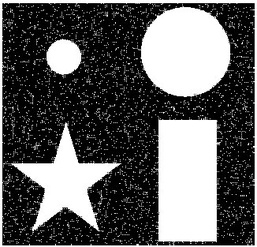
#> input picture image1.jpg, 257 x 247 px, shrunk from 326 x 313 before the run
$ jupyter execute cuaderno_ejemplo_correccion.ipynb
#> lines starting #> are read from the running program, lines starting #| are printed output that depends on the picture; after the words box and inside, x2 and y2 are one past the last pixel; in counts of white or black regions, pixels touching at a corner belong together
[cell 1]
import cv2
import matplotlib.pyplot as plt
import numpy as np

[cell 2]
img1 = cv2.imread('image1.jpg')
#> img1 is the input picture: shape (247, 257, 3); min 0, max 255, mean 95.9
img2 = cv2.imread('image2.jpg')
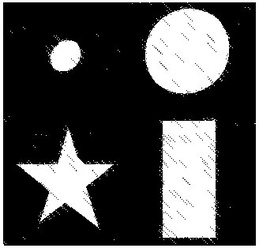
#> input picture image2.jpg, 259 x 248 px, shrunk from 328 x 314 before the run
#> img2 is the input picture: shape (248, 259, 3); min 0, max 255, mean 73.3

[cell 3]
hist1 = cv2.calcHist([img1], [0], None, [256], [0, 256])
#> hist1 = 256 values, max 14839 at index 255, min 3 at index 230, mean 248

plt.figure(figsize=(10, 5))
plt.plot(hist1, color='blue')
plt.title('Histograma de la imagen 1')
#> figure, not shown here; curve peaks at x = 255, y = 14839

[cell 4]
img1_gray = cv2.cvtColor(img1, cv2.COLOR_BGR2GRAY)
img2_gray = cv2.cvtColor(img2, cv2.COLOR_BGR2GRAY)
img1_binary = cv2.threshold(img1_gray, 127, 255, cv2.THRESH_BINARY)[1]
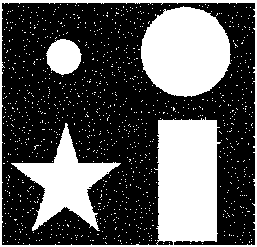
#> img1_binary: shape (247, 257); 34.9% white; 1093 white regions (1089 under 20 px), largest, box (x1, y1, x2, y2) and area: (0, 0, 257, 247) 9535, (141, 6, 231, 97) 6311, (11, 123, 121, 231) 4022, (46, 39, 82, 75) 959
img2_binary = cv2.threshold(img2_gray, 127, 255, cv2.THRESH_BINARY)[1]
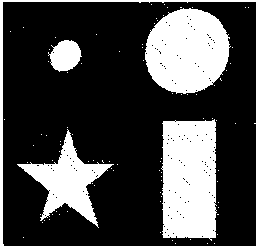
#> img2_binary: shape (248, 259); 28.4% white; 91 white regions (86 under 20 px), largest, box (x1, y1, x2, y2) and area: (161, 119, 217, 241) 6141, (145, 8, 231, 94) 5617, (17, 129, 114, 228) 3158, (0, 0, 259, 248) 2510, (48, 40, 82, 72) 752

[cell 5]
hist1_bin = cv2.calcHist([img1_binary], [0], None, [256], [0, 256])
#> hist1_bin = 256 values, max 41321 at index 0, min 0 at index 1, mean 248

plt.figure(figsize=(10, 5))
plt.plot(hist1_bin, color='blue')
plt.title('Histograma de la imagen 1 binaria')
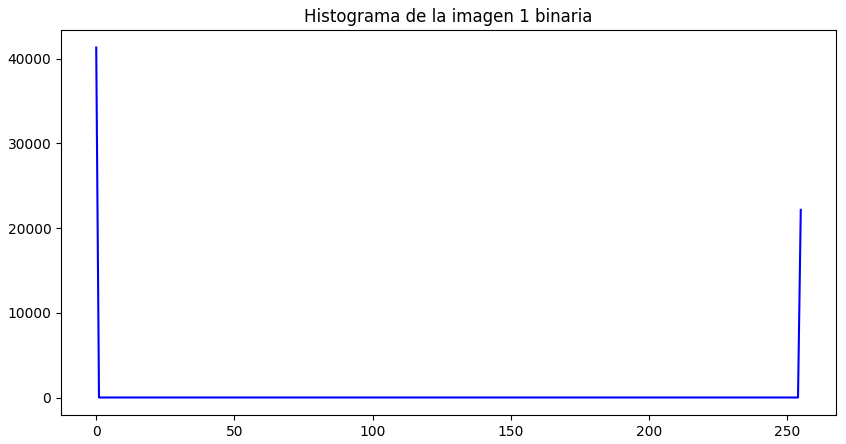
#> figure drawn by matplotlib, 1 panel; curve peaks at x = 0, y = 41321

[cell 6]
plt.figure(figsize=(10, 5))
plt.subplot(1, 2, 1)
plt.imshow(img1_binary, cmap='gray')
plt.title('Imagen 1 binaria')
plt.subplot(1, 2, 2)
plt.imshow(img2_binary, cmap='gray')
plt.title('Imagen 2 binaria')

[cell 7]
img1_erosion = cv2.erode(img1_binary, None, iterations=1)
#> img1_erosion: shape (247, 257); 28.7% white; 5 white regions, box (x1, y1, x2, y2) and area: (159, 121, 216, 241) 6749, (142, 8, 229, 96) 5941, (15, 128, 118, 229) 3456, (0, 0, 257, 247) 1261, (48, 40, 80, 74) 818
plt.figure(figsize=(10, 5))
plt.imshow(img1_erosion, cmap='gray')
plt.title('Imagen 1 después de erosión')

[cell 8]
img1_opens = cv2.morphologyEx(img1_binary, cv2.MORPH_OPEN, None)
#> img1_opens: shape (247, 257); 32.5% white; 5 white regions, box (x1, y1, x2, y2) and area: (158, 120, 217, 242) 7129, (141, 7, 230, 97) 6297, (14, 127, 119, 230) 3960, (0, 0, 257, 247) 2259, (47, 39, 81, 75) 954
plt.figure(figsize=(10, 5))
plt.imshow(img1_opens, cmap='gray')
plt.title('Imagen 1 después de apertura')

[cell 9]
img2_erosion = cv2.erode(img2_binary, None, iterations=1)
#> img2_erosion: shape (248, 259); 23.2% white; 6 white regions (1 under 20 px), largest, box (x1, y1, x2, y2) and area: (164, 121, 215, 237) 5296, (146, 10, 228, 93) 4970, (20, 133, 110, 223) 2510, (0, 0, 259, 248) 1504, (51, 41, 80, 70) 614
plt.figure(figsize=(10, 5))
plt.imshow(img2_erosion, cmap='gray')
plt.title('Imagen 2 después de erosión')

[cell 10]
img2_dilatacion = cv2.dilate(img2_erosion, None, iterations=2)
#> img2_dilatacion: shape (248, 259); 31.8% white; 5 white regions, box (x1, y1, x2, y2) and area: (162, 119, 217, 239) 6537, (144, 8, 230, 95) 5976, (18, 131, 112, 225) 3544, (0, 0, 259, 248) 3492, (49, 39, 82, 72) 865
plt.figure(figsize=(10, 5))
plt.imshow(img2_dilatacion, cmap='gray')
plt.title('Imagen 2 después de una erosion y dos dilataciones')

[cell 11]
img3 = cv2.imread('image3.jpg')
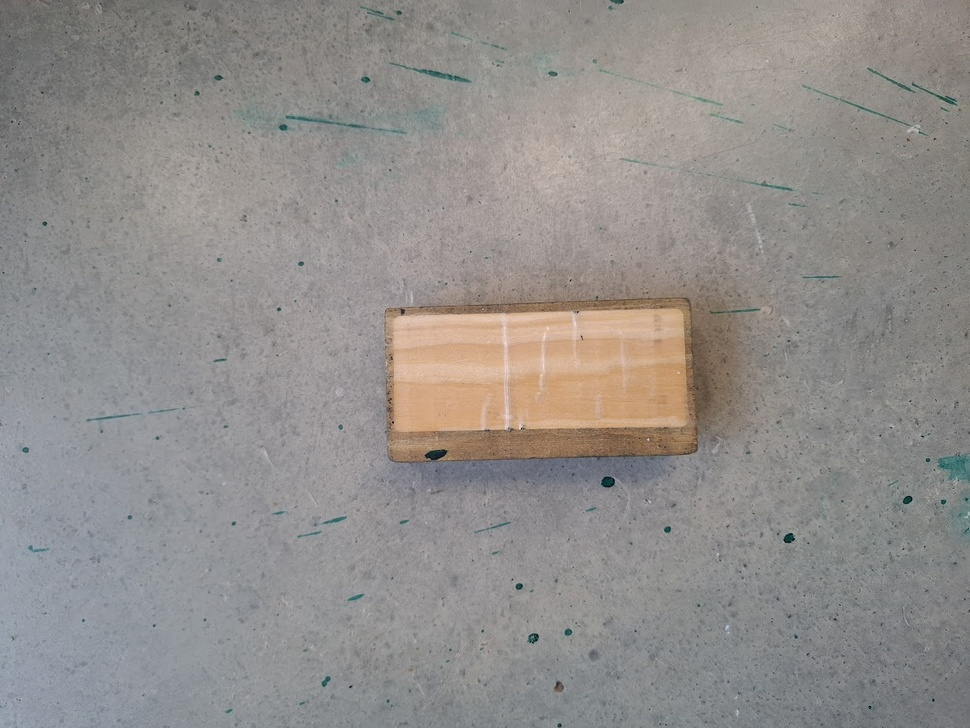
#> input picture image3.jpg, 970 x 728 px, shrunk from 1229 x 922 before the run
#> img3 is the input picture: shape (728, 970, 3); mean B, G, R 139.9, 142.4, 145.7
img3_gray = cv2.cvtColor(img3, cv2.COLOR_BGR2GRAY)

plt.figure(figsize=(10, 5))
plt.imshow(img3_gray, cmap='gray')
plt.title('Imagen 3 en escala de grises')

[cell 12]
img3_binary = cv2.threshold(img3_gray, 165, 200, cv2.THRESH_BINARY)[1]
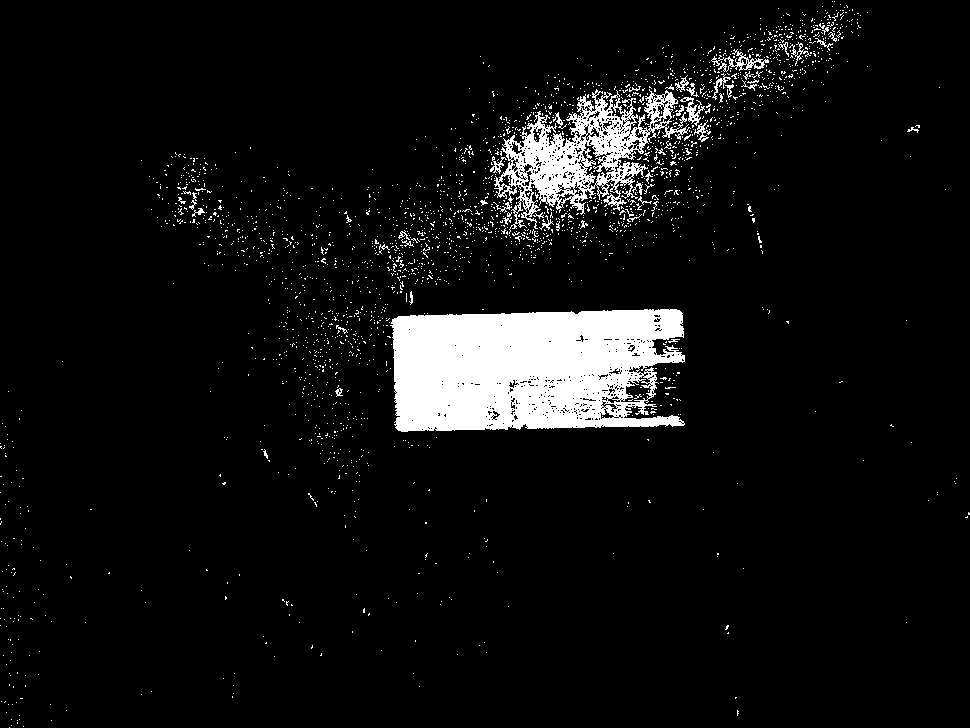
#> img3_binary: shape (728, 970); values 0 (black) and 200 (white), 6.7% white; 2503 white regions (2453 under 20 px), largest, box (x1, y1, x2, y2) and area: (390, 309, 685, 432) 29860, (494, 89, 691, 234) 9366, (711, 49, 769, 72) 384
plt.figure(figsize=(10, 5))
plt.imshow(img3_binary, cmap='gray')
plt.title('Imagen 3 binaria')

[cell 13]
img3_erosion = cv2.erode(img3_binary, None, iterations=2)
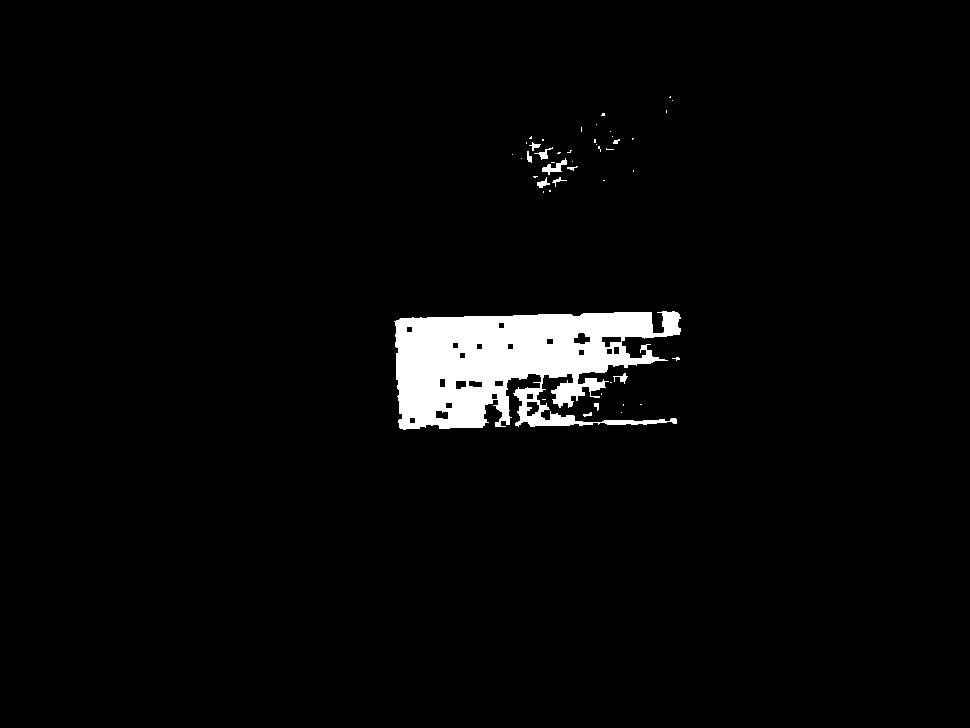
#> img3_erosion: shape (728, 970); values 0 (black) and 200 (white), 3.2% white; 46 white regions (34 under 20 px), largest, box (x1, y1, x2, y2) and area: (394, 311, 681, 430) 21887, (542, 158, 567, 175) 158, (534, 147, 553, 160) 75
plt.figure(figsize=(10, 5))
plt.imshow(img3_erosion, cmap='gray')
plt.title('Imagen 3 después de erosión')

[cell 14]
img3_dilatacion = cv2.dilate(img3_erosion, None, iterations=38)
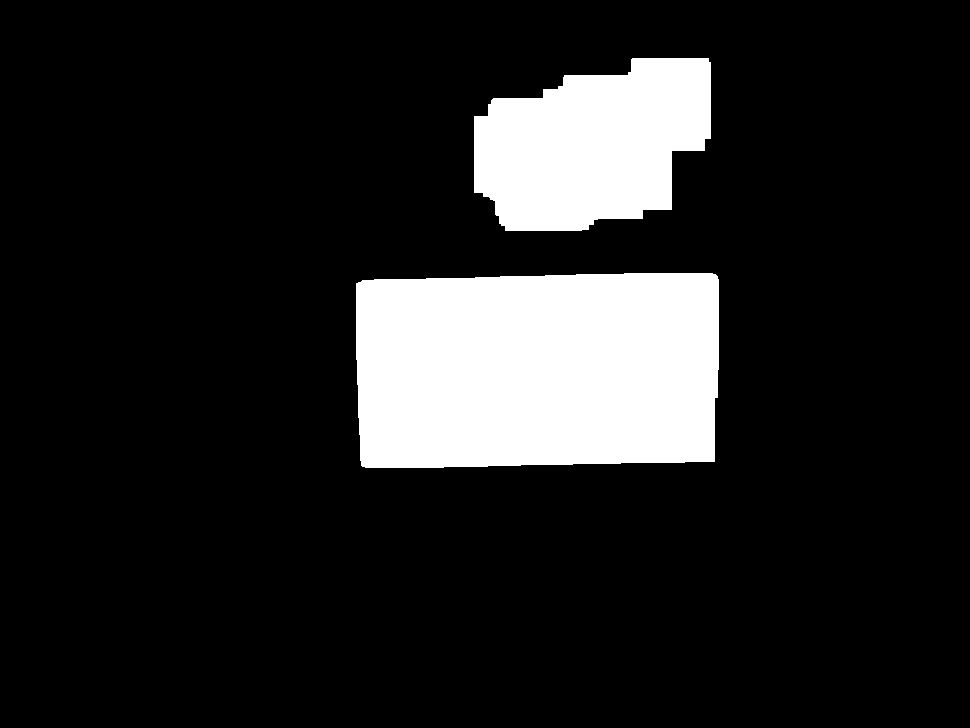
#> img3_dilatacion: shape (728, 970); values 0 (black) and 200 (white), 14% white; 2 white regions, box (x1, y1, x2, y2) and area: (356, 273, 719, 468) 68178, (474, 58, 711, 231) 30956
plt.figure(figsize=(10, 5))
plt.imshow(img3_dilatacion, cmap='gray')
plt.title('Imagen 3 después de erosiones y una dilataciones')

[cell 15]
# Aplicamos componentes conexas a la imagen 3 después de las erosiones y dilataciones
num_labels, labels_im = cv2.connectedComponents(img3_dilatacion)
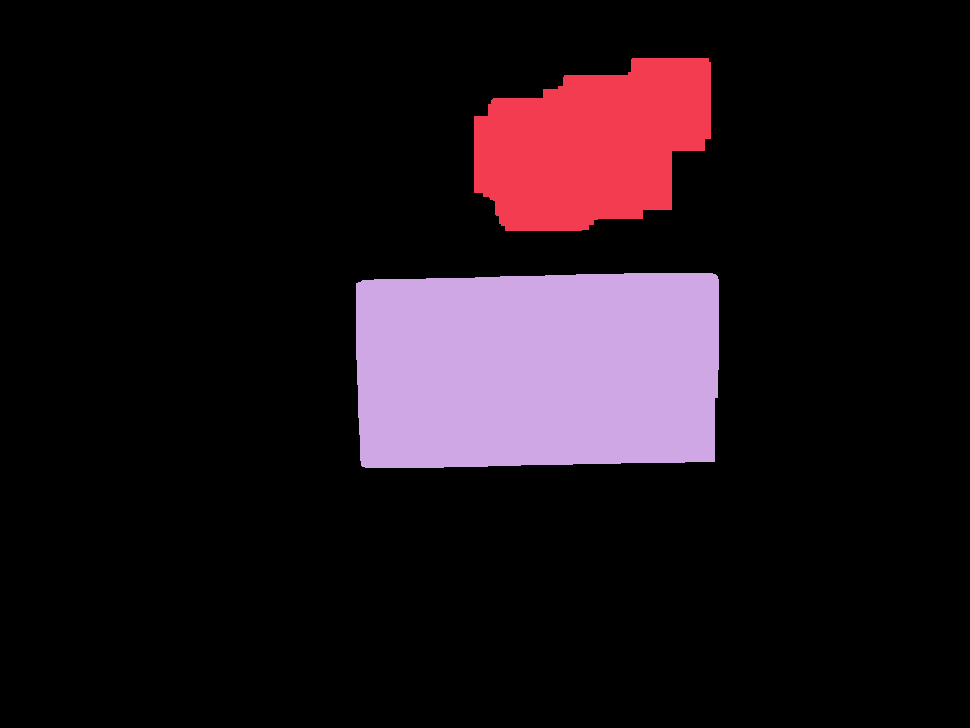
#> labels_im: shape (728, 970) int32; 3 distinct labels, from 0 to 2; one colour per label, 0 black
#> num_labels = 3

[cell 16]
# Visualizamos las componentes conexas
plt.figure(figsize=(10, 5))
plt.imshow(labels_im, cmap='nipy_spectral')
plt.title(f'Componentes conexas en la imagen 3 (Número de componentes: {num_labels})')

[cell 17]
# Aplicamos componentes conexas a la imagen 3 después de las erosiones y dilataciones
num_labels, labels_im = cv2.connectedComponents(img3_dilatacion)
label_sel = 2
img3_componentesel = np.zeros_like(img3_gray)
img3_componentesel[labels_im == label_sel] = 255
plt.figure(figsize=(10, 5))
plt.imshow(img3_componentesel, cmap='gray')
plt.title(f'Componente conexa seleccionada (Etiqueta: {label_sel})')
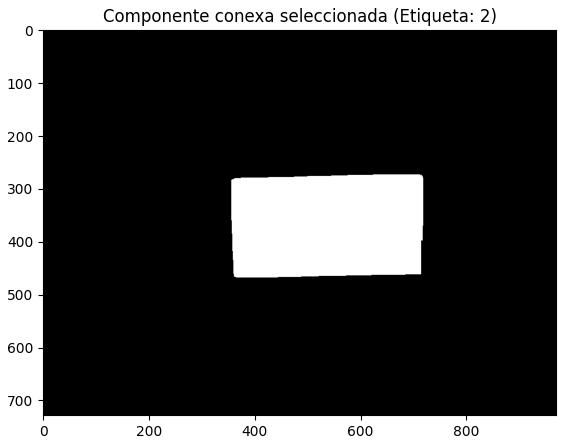
#> figure drawn by matplotlib, 1 panel
